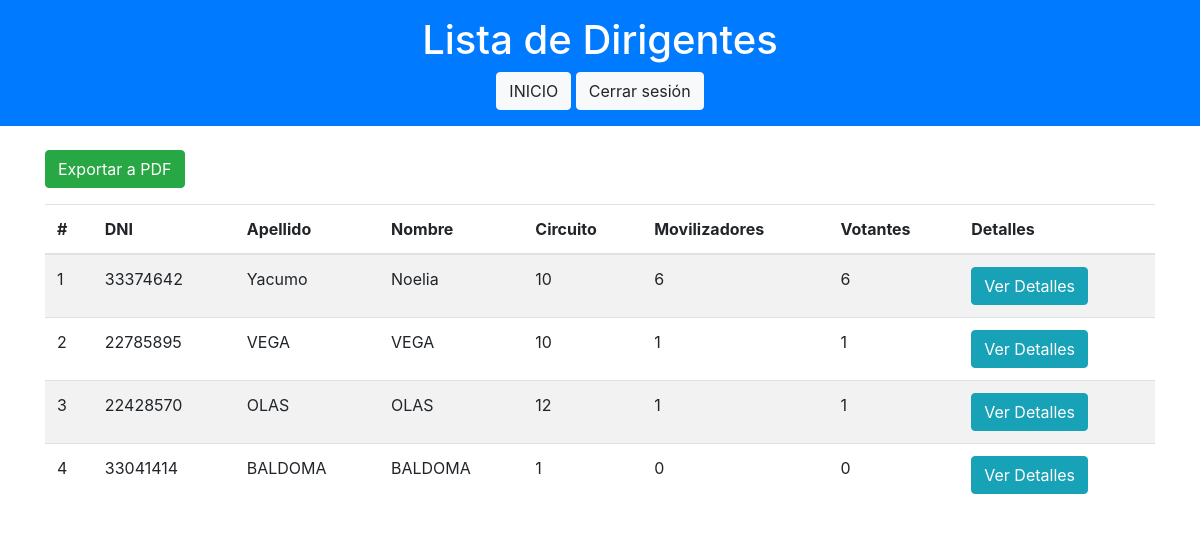
Screenshot of /dirigentes_list.php (signed in) with the database file from the repository.
### tables this page shows
CREATE TABLE IF NOT EXISTS `dirigentes` (
  `DNI` varchar(10) NOT NULL,
  `Apellido` varchar(50) DEFAULT NULL,
  `Nombre` varchar(50) DEFAULT NULL,
  `Circuito` int DEFAULT NULL,
  `HoraRegistro` datetime DEFAULT NULL,
  `SupervisorDNI` varchar(10) DEFAULT NULL,
  `Clave` varchar(255) NOT NULL,
  PRIMARY KEY (`DNI`),
  KEY `SupervisorDNI` (`SupervisorDNI`)
);

### dirigentes_list.php (the view, shortened to what this page needs)
<?php
include('conexion.php');
$queryDirigentes = "SELECT * FROM Dirigentes";
$resultDirigentes = $conn->query($queryDirigentes);
?>
<!DOCTYPE html>
<html lang="es">
<head>
    <link href="https://stackpath.bootstrapcdn.com/bootstrap/4.5.2/css/bootstrap.min.css" rel="stylesheet">
</head>
<body>
    <header class="bg-primary text-white text-center p-3">
        <h1>Lista de Dirigentes</h1>
        <a href="supervisor_dashboard.php" class="btn btn-light">INICIO</a>
        <a href="logout.php" class="btn btn-light">Cerrar sesión</a>
    </header>
    <div class="container mt-4">
    <a href="export_dirigentes_to_pdf.php" target="_blank" class="btn btn-success mb-3">Exportar a PDF</a>
        <table class="table table-striped">
            <thead>
                <tr>
                    <th>#</th>
                    <th>DNI</th>
                    <th>Apellido</th>
                    <th>Nombre</th>
                    <th>Circuito</th>
                    <th>Movilizadores</th>
                    <th>Votantes</th>
                    <th>Detalles</th>
                </tr>
            </thead>
            <tbody>
                <?php
                if ($resultDirigentes->num_rows > 0) {
                    $i = 1;
                    while ($row = $resultDirigentes->fetch_assoc()) {
                        $dniDirigente = $row['DNI'];
                        $queryMovilizadoresCount = "SELECT COUNT(*) AS total FROM Movilizadores WHERE DirigenteDNI = '$dniDirigente'";
                        $resultMovilizadoresCount = $conn->query($queryMovilizadoresCount);
                        $countMovilizadores = $resultMovilizadoresCount->fetch_assoc()['total'];
                        $queryVotantesCount = "SELECT COUNT(*) AS total FROM Votantes WHERE MovilizadorDNI IN (SELECT DNI FROM Movilizadores WHERE DirigenteDNI = '$dniDirigente')";
                        $resultVotantesCount = $conn->query($queryVotantesCount);
                        $countVotantes = $resultVotantesCount->fetch_assoc()['total'];
                        echo "<tr>
                                <td>{$i}</td>
                                <td>{$row['DNI']}</td>
                                <td>{$row['Apellido']}</td>
                                <td>{$row['Nombre']}</td>
                                <td>{$row['Circuito']}</td>
                                <td>{$countMovilizadores}</td>
                                <td>{$countVotantes}</td>
                                <td><a href='dirigente_details.php?dni={$row['DNI']}' class='btn btn-info'>Ver Detalles</a></td>
                              </tr>";
                        $i++;
                    }
                } else {
                    echo "<tr><td colspan='8' class='text-center'>No hay dirigentes registrados</td></tr>";
                }
                ?>
            </tbody>
        </table>
    </div>
</body>
</html>

### rows the page displays
dirigentes: DNI "33374642", Apellido "Yacumo", Nombre "Noelia", Circuito "10", countMovilizadores "6", countVotantes "6"
dirigentes: DNI "22785895", Apellido "VEGA", Nombre "VEGA", Circuito "10", countMovilizadores "1", countVotantes "1"
dirigentes: DNI "22428570", Apellido "OLAS", Nombre "OLAS", Circuito "12", countMovilizadores "1", countVotantes "1"
dirigentes: DNI "33041414", Apellido "BALDOMA", Nombre "BALDOMA", Circuito "1", countMovilizadores "0", countVotantes "0"
